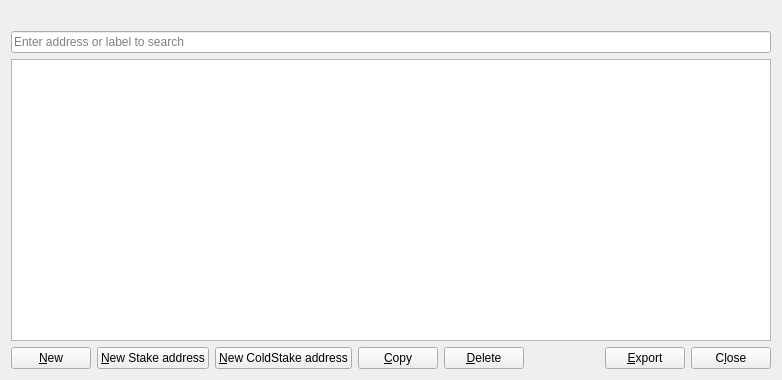
<?xml version="1.0" encoding="UTF-8"?>
<ui version="4.0">
 <class>AddressBookPage</class>
 <widget class="QWidget" name="AddressBookPage">
  <property name="geometry">
   <rect>
    <x>0</x>
    <y>0</y>
    <width>782</width>
    <height>380</height>
   </rect>
  </property>
  <layout class="QVBoxLayout" name="verticalLayout">
   <item>
    <widget class="QLabel" name="labelExplanation">
     <property name="textFormat">
      <enum>Qt::PlainText</enum>
     </property>
     <property name="wordWrap">
      <bool>true</bool>
     </property>
    </widget>
   </item>
   <item>
    <widget class="QLineEdit" name="searchLineEdit">
     <property name="placeholderText">
      <string>Enter address or label to search</string>
     </property>
    </widget>
   </item>
   <item>
    <widget class="QTableView" name="tableView">
     <property name="contextMenuPolicy">
      <enum>Qt::CustomContextMenu</enum>
     </property>
     <property name="toolTip">
      <string>Right-click to edit address or label</string>
     </property>
     <property name="tabKeyNavigation">
      <bool>false</bool>
     </property>
     <property name="alternatingRowColors">
      <bool>true</bool>
     </property>
     <property name="selectionMode">
      <enum>QAbstractItemView::SingleSelection</enum>
     </property>
     <property name="selectionBehavior">
      <enum>QAbstractItemView::SelectRows</enum>
     </property>
     <property name="sortingEnabled">
      <bool>true</bool>
     </property>
     <attribute name="verticalHeaderVisible">
      <bool>false</bool>
     </attribute>
    </widget>
   </item>
   <item>
    <layout class="QHBoxLayout" name="horizontalLayout">
     <item>
      <widget class="QPushButton" name="newAddress">
       <property name="toolTip">
        <string>Create a new address</string>
       </property>
       <property name="text">
        <string>&amp;New</string>
       </property>
       <property name="icon">
        <iconset resource="../bitcoin.qrc">
         <normaloff>:/icons/add</normaloff>:/icons/add</iconset>
       </property>
       <property name="autoDefault">
        <bool>false</bool>
       </property>
      </widget>
     </item>
     <item>
      <widget class="QPushButton" name="btnNewStakeAddress">
       <property name="toolTip">
        <string>Create a new address</string>
       </property>
       <property name="text">
        <string>&amp;New Stake address</string>
       </property>
       <property name="icon">
        <iconset resource="../bitcoin.qrc">
         <normaloff>:/icons/add</normaloff>:/icons/add</iconset>
       </property>
       <property name="autoDefault">
        <bool>false</bool>
       </property>
      </widget>
     </item>
     <item>
      <widget class="QPushButton" name="btnNewColdStakeAddress">
       <property name="toolTip">
        <string>Create a new address</string>
       </property>
       <property name="text">
        <string>&amp;New ColdStake address</string>
       </property>
       <property name="icon">
        <iconset resource="../bitcoin.qrc">
         <normaloff>:/icons/add</normaloff>:/icons/add</iconset>
       </property>
       <property name="autoDefault">
        <bool>false</bool>
       </property>
      </widget>
     </item>
     <item>
      <widget class="QPushButton" name="copyAddress">
       <property name="toolTip">
        <string>Copy the currently selected address to the system clipboard</string>
       </property>
       <property name="text">
        <string>&amp;Copy</string>
       </property>
       <property name="icon">
        <iconset resource="../bitcoin.qrc">
         <normaloff>:/icons/editcopy</normaloff>:/icons/editcopy</iconset>
       </property>
       <property name="autoDefault">
        <bool>false</bool>
       </property>
      </widget>
     </item>
     <item>
      <widget class="QPushButton" name="deleteAddress">
       <property name="toolTip">
        <string>Delete the currently selected address from the list</string>
       </property>
       <property name="text">
        <string>&amp;Delete</string>
       </property>
       <property name="icon">
        <iconset resource="../bitcoin.qrc">
         <normaloff>:/icons/remove</normaloff>:/icons/remove</iconset>
       </property>
       <property name="autoDefault">
        <bool>false</bool>
       </property>
      </widget>
     </item>
     <item>
      <spacer name="horizontalSpacer">
       <property name="orientation">
        <enum>Qt::Horizontal</enum>
       </property>
       <property name="sizeHint" stdset="0">
        <size>
         <width>40</width>
         <height>20</height>
        </size>
       </property>
      </spacer>
     </item>
     <item>
      <widget class="QPushButton" name="exportButton">
       <property name="toolTip">
        <string>Export the data in the current tab to a file</string>
       </property>
       <property name="text">
        <string>&amp;Export</string>
       </property>
       <property name="icon">
        <iconset resource="../bitcoin.qrc">
         <normaloff>:/icons/export</normaloff>:/icons/export</iconset>
       </property>
       <property name="autoDefault">
        <bool>false</bool>
       </property>
      </widget>
     </item>
     <item>
      <widget class="QPushButton" name="closeButton">
       <property name="sizePolicy">
        <sizepolicy hsizetype="Minimum" vsizetype="Minimum">
         <horstretch>0</horstretch>
         <verstretch>0</verstretch>
        </sizepolicy>
       </property>
       <property name="text">
        <string>C&amp;lose</string>
       </property>
       <property name="autoDefault">
        <bool>false</bool>
       </property>
      </widget>
     </item>
    </layout>
   </item>
  </layout>
 </widget>
 <resources>
  <include location="../bitcoin.qrc"/>
 </resources>
 <connections/>
</ui>
